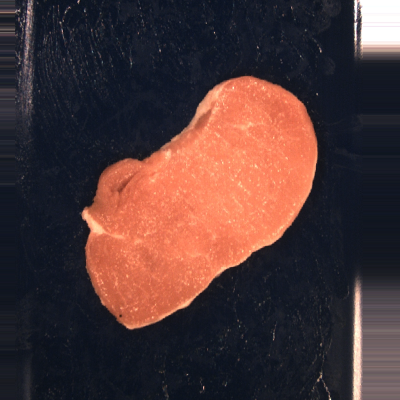
#> input picture Kotelet/Cut/1529f3d0-4830-4644-b6bd-86a2b9d45e8b.png, 400 x 400 px; its folder holds 4 pictures in this run
$ python Rotation_and_shifting.py 3   (older library calls are emulated)
#> lines starting #> are read from the running program, lines starting #| are printed output that depends on the picture

# coding: utf-8

import numpy as np
import glob
import skimage.transform
from skimage.io import imread
#import tensorflow as tf
#from keras.datasets import mnist
#import matplotlib.pyplot as plt
import scipy.misc
#import binascii
import string
import random
import os
import shutil
import sys


def id_generator(size=6, chars=string.ascii_uppercase + string.digits):
    return ''.join(random.choice(chars) for _ in range(size))

cut_img_paths = glob.glob("./Kotelet/Cut/*.png")
glove_img_paths = glob.glob("./Kotelet/Glove/*.png")
normal_img_paths = glob.glob("./Kotelet/Normal/*.png")

print("Deleting Kotelee/")
shutil.rmtree("Kotelee", ignore_errors=True)

print("Making Kotelee directories")
os.makedirs("Kotelee/Cut")
os.makedirs("Kotelee/Glove")
os.makedirs("Kotelee/Normal")

n = int(sys.argv[1])

print("Creating additional " + str(n) + " images of each class")

print("Cut images")
for i in range(0, n):
    selected = np.random.choice(cut_img_paths,1)
    random_angle = (np.random.rand(1,1)-0.5)*360
    random_center = (np.random.rand(1,2)-0.5)*50 + (200,200)
    rotated = skimage.transform.rotate(imread(selected[0]), angle=random_angle[0][0], resize=False,center=random_center[0])
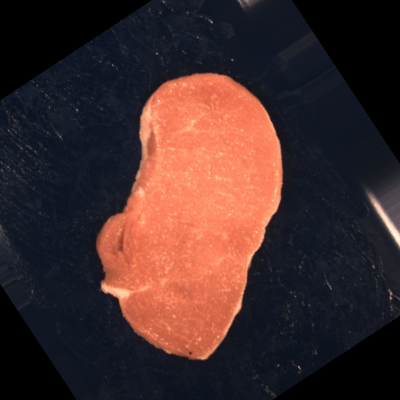
#> rotated: shape (400, 400, 3) float64; mean R, G, B 0.266, 0.176, 0.172
    name = id_generator(25)
    scipy.misc.imsave('Kotelee/Cut/' + name + '.png', rotated)
#> pass 2 of the loop `for i in range(0, n):`:
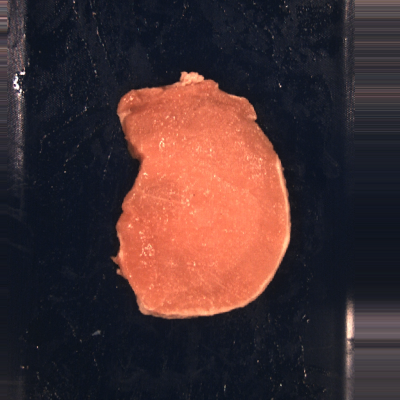
#> input picture Kotelet/Cut/28089bef-cfc7-4b95-b351-f2e68f33b6dc.png, 400 x 400 px
#> `rotated = skimage.transform.rotate(imread(selected[0]), angle=random_a..`:
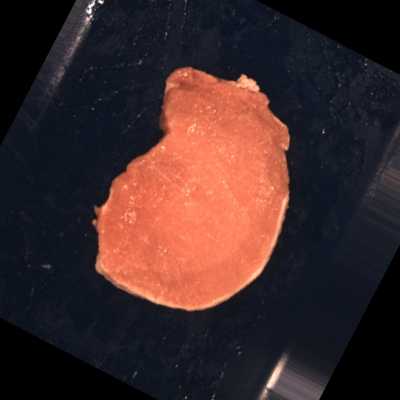
#> rotated: shape (400, 400, 3) float64; mean R, G, B 0.253, 0.167, 0.168
#> pass 3 of the loop `for i in range(0, n):`:
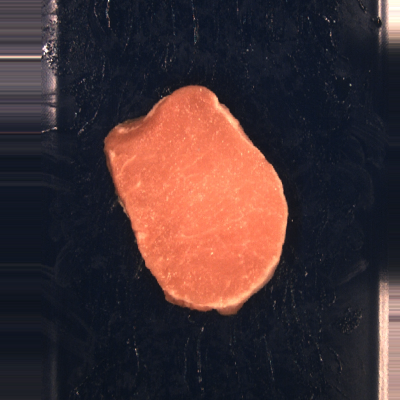
#> input picture Kotelet/Cut/1d1be948-6017-42b8-b778-a68c47e9fb87.png, 400 x 400 px
#> `rotated = skimage.transform.rotate(imread(selected[0]), angle=random_a..`:
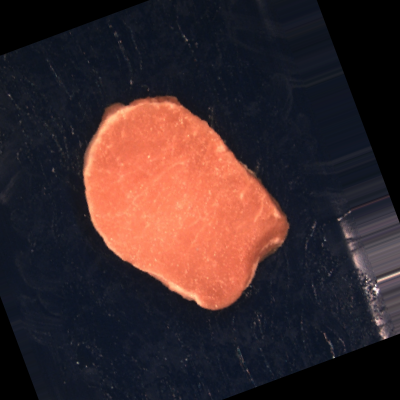
#> rotated: shape (400, 400, 3) float64; mean R, G, B 0.234, 0.164, 0.171
    # print("Iter nr: " + str(i))

print("Glove images")
for i in range(0, n):
#> (the run stopped early here; a loop or call above may not have finished)
